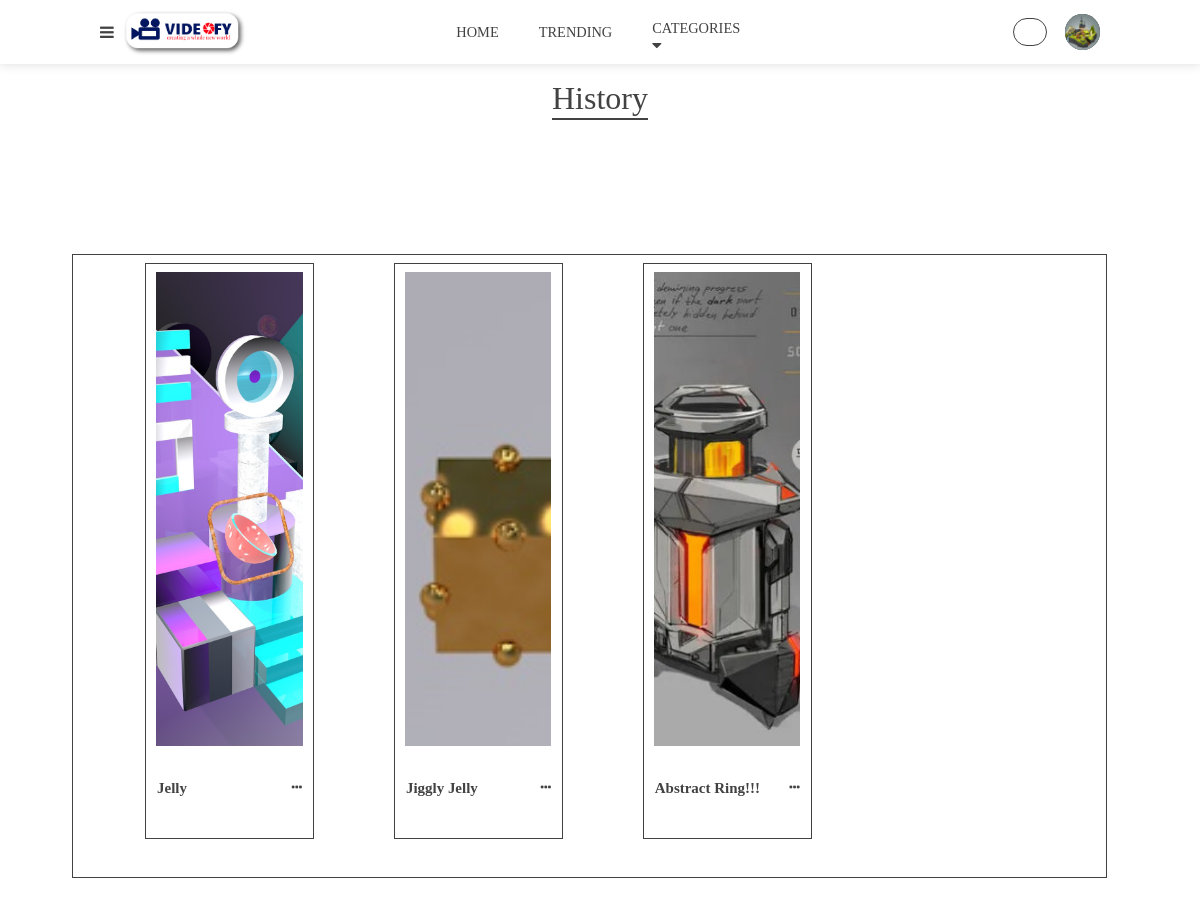
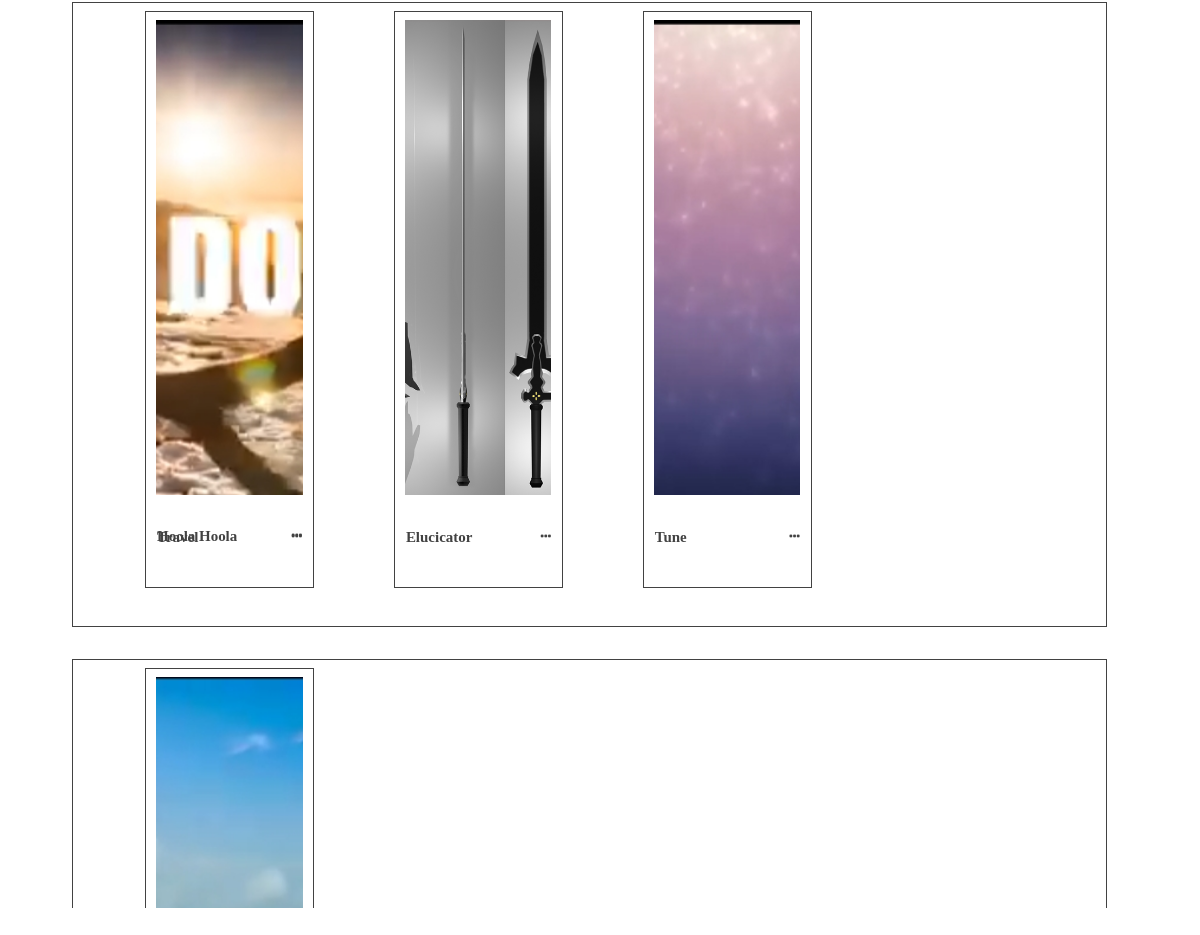
/users/history/ (signed in), run on the app's committed database (2 pictures, top to bottom).
### users/models.py (models this page shows, shortened)
class UserProfile(models.Model):
    user = models.OneToOneField(User,on_delete=models.CASCADE,null=True,blank=True)
    about = models.TextField(max_length=300,null=True,blank=True,default="")
    subscribers = models.IntegerField(default=0,null=True,blank=True)
    profilePic = models.ImageField(null=True,blank=True,upload_to='ProfilePic',default='')

class UserVideo(models.Model):
    videoCat = (
        ('Music','Music'),
        ('Movies','Movies'),
        ('Gaming','Gaming'),
        ('Education','Education'),
        ('Fashion','Fashion'),
    )
    user = models.ForeignKey(User,on_delete=models.CASCADE,null=True,blank=True,default=1)
    video = models.FileField(null=True,blank=True)
    videoName = models.CharField(max_length=50,null=True,blank=True)
    videoPic = models.ImageField(null=True,blank=True)
    description = models.TextField(max_length=800,null=True,blank=True)
    likes = models.ManyToManyField(User,related_name='video_likes',null=True,blank=True)
    dislikes = models.ManyToManyField(User,related_name='video_dislikes',null=True,blank=True)
    category = MultiSelectField(choices=videoCat,max_choices=4,default=1)
    watchLater = models.ManyToManyField(User,related_name='watch_later',null=True,blank=True)
    history = models.ManyToManyField(User,related_name='user_history',null=True,blank=True)
    trending = models.BooleanField(null=True,blank=True,default=False)
    trendingTop5 = models.BooleanField(null=True,blank=True,default=False)

### users/views.py (the view)
# urls.py: path('history/',History,name='history'),
def History(request):
    if not request.user.is_authenticated:
        return redirect('signup')
    HistoryVid = UserVideo.objects.filter(history__id = request.user.id)
    if 'RemoveFromHistory' in request.POST:
        video = UserVideo.objects.filter(id = request.POST.get('RemoveFromHistory')).first()
        video.history.remove(request.user)
        return redirect('history')
    if 'AddWatchLater' in request.POST:
        video = UserVideo.objects.filter(id = request.POST.get('AddWatchLater')).first()
        video.watchLater.add(request.user)
        return redirect('history')
    d = {'HistoryVid':HistoryVid}
    return render(request,'history.html',d)

### templates/history.html (shortened to what this page needs)
{% extends 'main.html' %}
{% block body %}
{% load static %}
    <div class="historyContainer">
        <h1>History <div class="underline"></div></h1>
        <div class="historyContent">
            <div class="historyContentLayers">
                {% for i in HistoryVid %}
                <div class="historyVideo">
                    <div class="historyVideoTop">
                        <img src="{{ i.videoPic.url }}" alt="NF">
                    </div>
                    <div class="historyVideoBottom">
                        <a href=""><h3>{{ i.videoName }}</h3></a>
                        <i class="fa fa-ellipsis-h" aria-hidden="true">
                        </i>
                    </div>
                </div>
                {% if forloop.counter|divisibleby:4 %}
            </div>
            <div class="historyContentLayers">
                {% endif %}
            {% endfor %}
        </div>
        </div>
    </div>
{% endblock body %}

### templates/main.html (shortened to what this page needs)
{% load static %}
<!DOCTYPE html>
<html lang="en">
<head>
    <link href="https://stackpath.bootstrapcdn.com/font-awesome/4.7.0/css/font-awesome.min.css" rel="stylesheet">
    <link rel="stylesheet" href="{% static 'stylea.css' %}">
    <link href="https://vjs.zencdn.net/7.8.4/video-js.css" rel="stylesheet" />
    <link rel="stylesheet" href="https://unpkg.com/swiper/swiper-bundle.css">
    <link rel="stylesheet" href="https://unpkg.com/swiper/swiper-bundle.min.css">
</head>
<body>
    <nav class="tnavbar">
        <div class="tnavbarLeft">
          <i class="fa fa-bars" id="sidenav-toggler" aria-hidden="true"></i>
          <a href="{% url 'home' %}"><label>
            <img src="{% static 'Group 107.png' %}" alt="" class="logo">
          </label></a>
        </div>
        <div class="tnavLinks">
          <a href="{% url 'home' %}">HOME</a>
          <a href="{% url 'trending' %}">TRENDING</a>
          <div class="tnavDropdown">
            <button>CATEGORIES</button>
            <i class="fa fa-caret-down"></i>
          </div>
        </div>
        <div class="tnavRight">
          <form method="get" class="tanvSearch" action="{% url 'search' %}">
              <input type="text" name="query" id="query" autocomplete="off">
          </form>
          {% if request.user.is_authenticated%}
          <div class="tnavUserPic">
            {% if user.userprofile.profilePic %}
            <img class="tnavUserPicImg" src="{{ user.userprofile.profilePic.url}}" alt="NF">
            {% else %}
            <img class="tnavUserPicImg" src="{% static 'user.webp' %}" alt="NF">
            {% endif %}
            </div>
        </div>
        {% else %}
        <a href="{% url 'login' %}"><p class="loginPopup">Login</p></a>
        {% endif %}
    </nav>
    {% block body %}
    {% endblock body %}
</body>
</html>

### static/stylea.css (style rules this page uses)
:root { --tnav-bg:#fff; --content:#424242; --body-bg:#fff; --tnav-shadow:#E2E1E1; --snav-bg:#fff; --hover-color:#ff4f58ff; }
a { color: var(--content); }
* { padding: 0; margin: 0; box-sizing: border-box; text-decoration: none; font-family: Playfair Display; outline: none; }
html,body { height: 100%; width: 100%; background-color: var(--body-bg); }
html { font-size: 100%; }
body { overflow: hidden; }
.tnavbar { height: 4rem; width: 100%; background-color: var(--tnav-bg); color: var(--content); box-shadow: 0 .0625rem .625rem var(--tnav-shadow); display: flex; align-items: center; justify-content: space-between; padding: 0 6.25rem; }
.tnavbarLeft { display: flex; align-items: center; justify-content: space-between; height: 100%; width: 6rem; }
.tnavbarLeft i { font-weight: 400; cursor: pointer; }
.tnavbarLeft label { cursor: pointer; font-size: 1.5rem; }
.logo { margin-top: 0.5rem; margin-left: 0.5rem; height: 3rem; }
.tnavLinks { display: flex; align-items: center; color: var(--content); gap: 2.5rem; }
.tnavLinks a { font-size: .9rem; cursor: pointer; }
.tnavDropdown { position: relative; height: 1.6rem; width: 6.3rem; }
.tnavDropdown button { cursor: pointer; background-color: inherit; border: none; color: inherit; font-weight: inherit; font-family: inherit; outline: none; font-size: .9rem; }
.tnavUserPic { height: 2.19rem; width: 2.19rem; cursor: pointer; border-radius: 50%; background-color: var(--content); position: relative; }
.tnavUserPic img { height: 100%; width: 100%; object-fit: cover; border-radius: 50%; }
.tnavRight { position: relative; display: flex; align-items: center; gap: 1rem; justify-content: flex-end; }
.tnavRight form input { background: url(https://static.tumblr.com/ftv85bp/MIXmud4tx/search-icon.png) no-repeat 9px center; margin-right: .1rem; border: .0625rem solid var(--content); background-color: inherit; cursor: pointer; text-align: start; color: inherit; height: 1.7rem; padding-left: 2rem; font-size: .7rem; border-radius:1rem; width: 2rem; outline: none; transition: all .5s ease; }
.historyContainer { position: relative; display: flex; flex-direction: column; align-items: center; justify-content: space-between; overflow: hidden; padding: 1rem 0; width: 100%; height: 91.5%; color: var(--content); }
.historyContainer h1 { font-size: 2rem; font-weight: 400; }
.historyContainer h1 .underline { width: 100%; height: .1rem; margin-top: 0.0625rem; background-color:var(--content); }
.historyContent { overflow-y: scroll; overflow-x: hidden; width: 88%; height: 90%; background-color:var(--body-bg); }
.historyContentLayers { height: 40%; width: 98%; display: flex; align-items: center; padding: .5rem 4.5rem; flex-wrap: wrap; gap: 5rem; background-color: var(--snav-bg); border: .0625rem solid var(--content); margin-bottom: 2rem; }
.historyVideo { height: 95%; width: 19%; background-color: var(--body-bg); display: flex; flex-direction: column; align-items: center; justify-content: space-between; padding: 0.5rem; border: .0625rem solid var(--content); }
.historyVideoTop { height: 85%; width: 97%; background-color: red; overflow: hidden; position: relative; }
.historyVideoTop img { height: 100%; width: 100%; object-fit: cover; }
.historyVideoBottom { height: 15%; width: 96%; display: flex; font-size: .8rem; font-weight: 400; align-items: center; justify-content: space-between; color: var(--content); }
.historyVideoBottom h3, i { cursor: pointer; position: relative; }

### data on the page
UserVideo: videoPic (picture), videoName "Jelly"
UserVideo: videoPic (picture), videoName "Jiggly Jelly"
UserVideo: videoPic (picture), videoName "Abstract Ring!!!"
UserVideo: videoName "Hoola Hoola"
UserVideo: videoPic (picture), videoName "Travel"
UserVideo: videoPic (picture), videoName "Elucicator"
UserVideo: videoPic (picture), videoName "Tune"
UserVideo: videoPic (picture)
